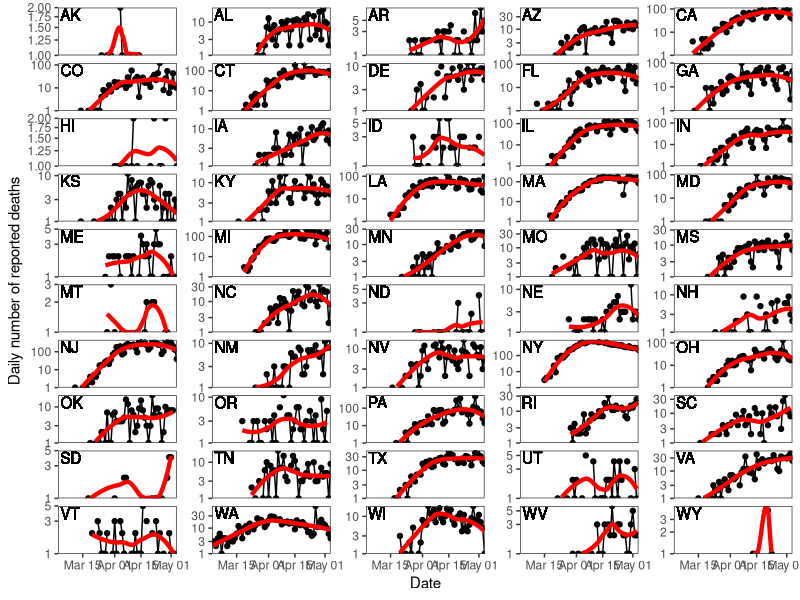

Here is the R script that generated this plot: (Note: this script raises an error after producing the figure.)
library(dplyr)
library(ggplot2); theme_set(theme_bw())

death <- read.csv("daily.csv") %>%
  mutate(
    date=sub("(.{4})(.*)", "\\1-\\2", date),
    date=sub("(.{7})(.*)", "\\1-\\2", date),
    date=as.Date(date),
    deathIncrease=ifelse(deathIncrease<=0, NA, deathIncrease)
  ) %>%
  filter(!(state %in% c("AS", "DC", "FM", "GU", "MH", "MP", "PW", "PR", "VI")))

g1 <- ggplot(death) +
  geom_text(x=-Inf, y=Inf, aes(label=state), hjust=-0.1, vjust=1.1) +
  geom_point(aes(date, deathIncrease)) +
  geom_line(aes(date, deathIncrease)) +
  geom_smooth(aes(date, deathIncrease), se=FALSE, col="red", lwd=1.5) +
  scale_x_date("Date", expand=c(0, 0), limits=c(as.Date("2020-03-02"), as.Date("2020-05-04"))) +
  scale_y_log10("Daily number of reported deaths", limits=c(1,NA), expand=c(0, 0)) +
  facet_wrap(~state, scale="free_y", nrow=10) +
  theme(
    panel.grid=element_blank(),
    strip.background = element_blank(),
    strip.placement = "none",
    strip.text = element_blank()
  )

tikz(file = "deaths.tex", width = 12, height = 10, standAlone = T)
plot(g1)
dev.off()
tools::texi2dvi('deaths.tex', pdf = T, clean = T)
